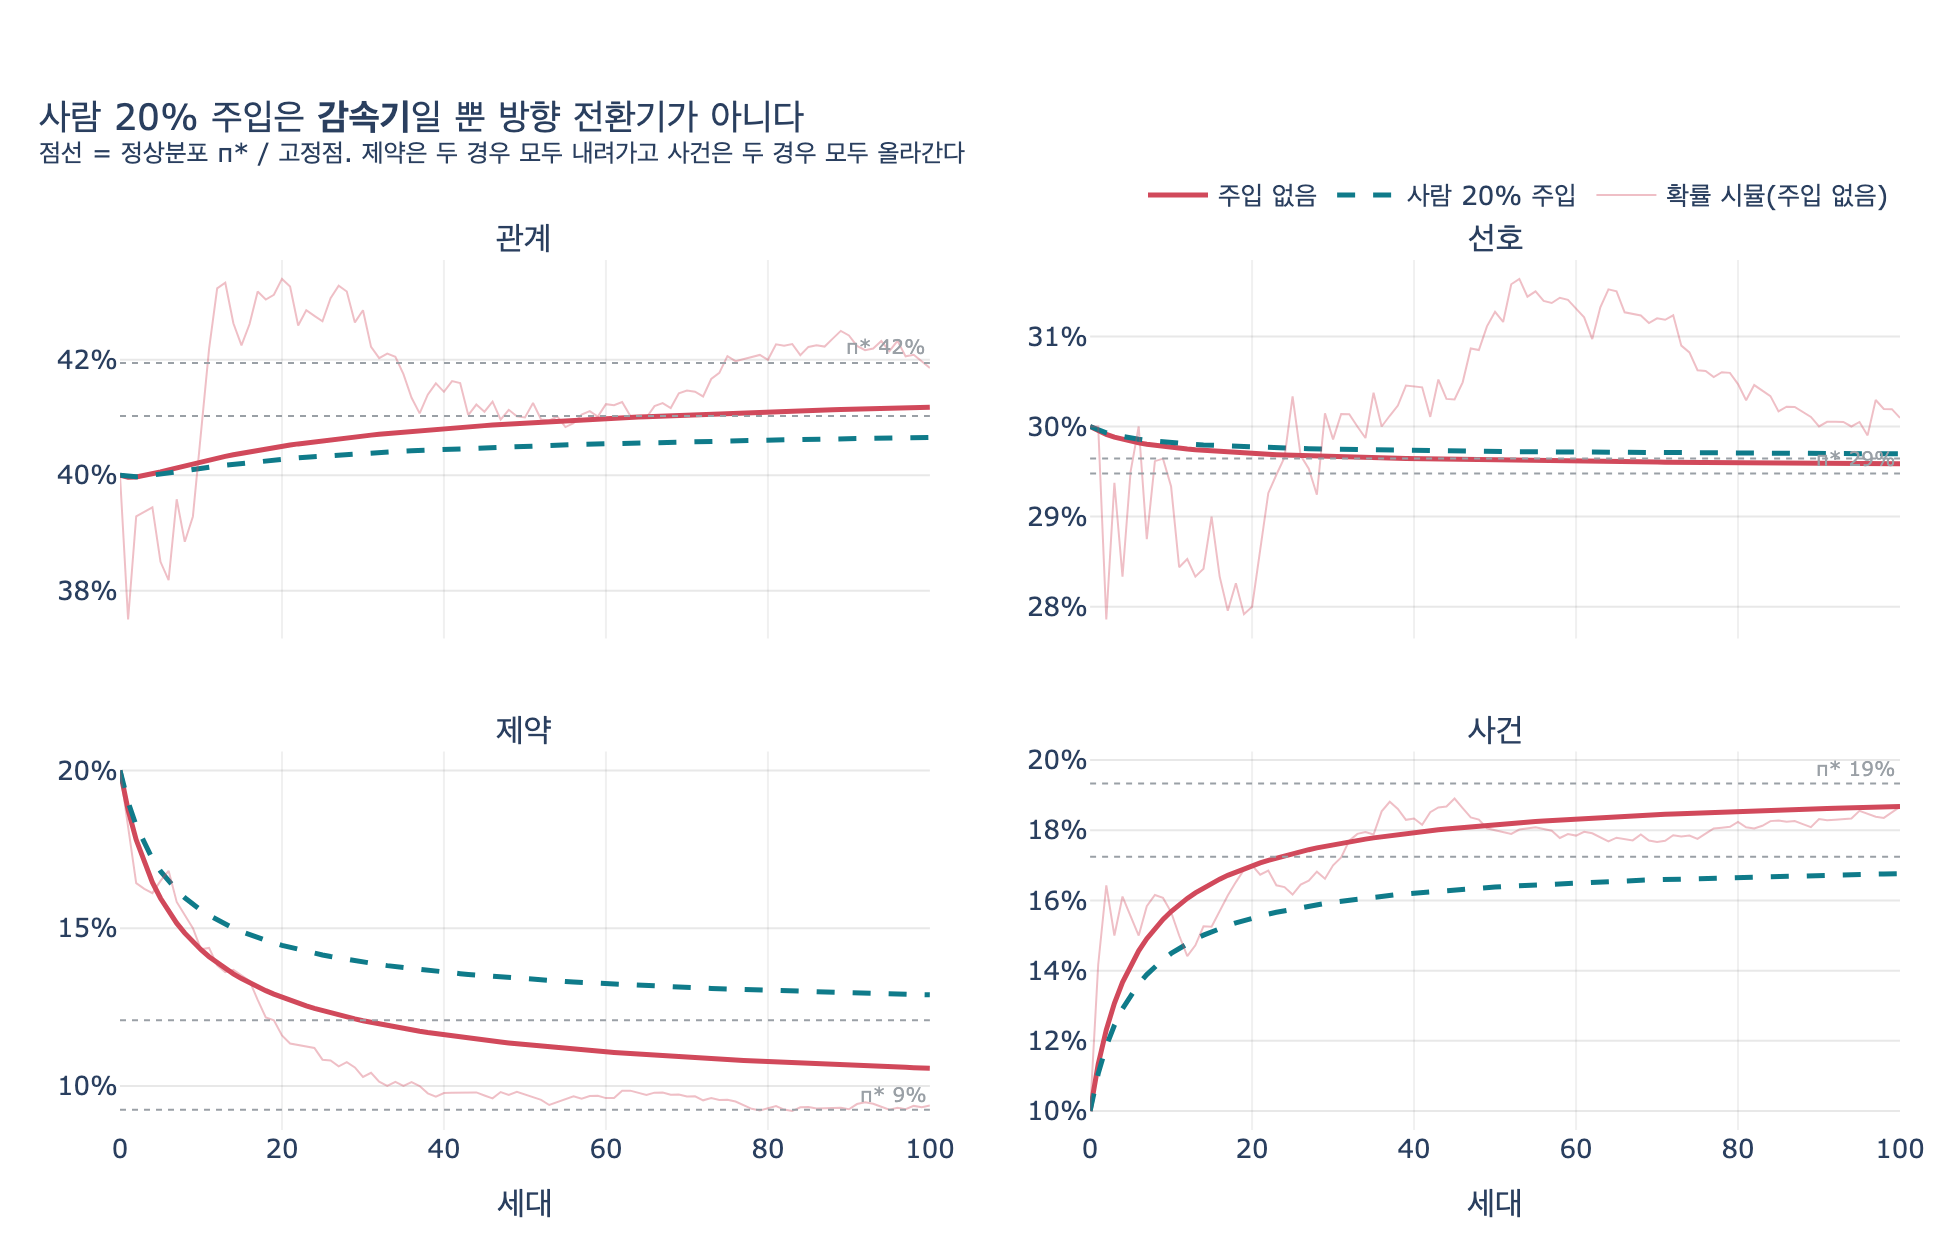

Write the Python code that produced this figure.
# %% [markdown]
# # 사람이 20%를 직접 넣으면 드리프트를 막을 수 있는가?
#
# **답: 막지 못한다. 감속은 되지만 방향은 그대로다. 개별 사실이 아니라 비율에 개입해야 한다.**
#
# 28장 `ex4_drift.py` 의 전이행렬을 그대로 재현하고, 거기에
# "사람이 매 세대 20%를 원래 분포로 직접 주입"하는 변형을 붙여 두 궤적을 비교한다.
#
# ## 왜 마르코프 체인인가
#
# 에이전트는 **그래프에서 하나를 읽고, 그것에 이끌려 새 사실을 쓴다**.
# 읽을 확률이 현재 분포 $\pi_t$ 에 비례하고, 읽은 종류 $i$ 가 종류 $j$ 를 낳을 확률이
# $P_{ij}$ 이면, 새로 쓰이는 사실의 분포는 정확히
#
# $$\pi_{t+1} = \pi_t P$$
#
# 이다. 즉 자기가 쓴 것을 다시 읽는 루프는 **전이행렬 $P$ 위의 마르코프 체인**이고,
# 드리프트의 종착점은 $P$ 의 좌고유벡터(정상분포) $\pi^\ast$ 다.
#
# $$\pi^\ast P = \pi^\ast, \qquad \sum_k \pi^\ast_k = 1$$
#
# ## 사람이 20%를 넣으면 무엇이 달라지나
#
# 사람이 매 세대 비율 $h$ 만큼을 **원래 분포** $s$ 로 직접 주입하면 생성 분포는
#
# $$q_t = (1-h)\,\pi_t P + h\,s$$
#
# 가 된다. 이건 여전히 **아핀 축약사상**이라 고정점이 하나 있고, 그 고정점은
#
# $$\pi^\ast_h \left( I - (1-h)P \right) = h\,s
# \quad\Longleftrightarrow\quad
# \pi^\ast_h = h\,s\left( I - (1-h)P \right)^{-1}$$
#
# 이다. 핵심은 $h < 1$ 인 한 $\pi^\ast_h \neq s$ 라는 점이다.
# 주입은 고정점을 $s$ **쪽으로 당길 뿐** $s$ 에 **도달시키지 못한다**.
# 그리고 수렴 속도를 정하는 스펙트럼 반경이 $|\lambda_2|$ 에서 $(1-h)|\lambda_2|$ 로 줄어드니
# **느려지기만 한다** — 이게 "감속은 되는데 방향은 그대로"의 정확한 의미다.

# %%
# 필요 패키지: numpy, plotly, kaleido
import numpy as np
import plotly.graph_objects as go
from plotly.subplots import make_subplots


def _show(fig):
    try:
        from IPython import get_ipython
        if get_ipython() is not None:
            fig.show()
    except ImportError:
        pass


# ex4_drift.py 와 동일한 설정
KINDS = ["관계", "선호", "제약", "사건"]
START = {"관계": 40, "선호": 30, "제약": 20, "사건": 10}
EMIT = {
    "관계": {"관계": 0.62, "선호": 0.18, "제약": 0.05, "사건": 0.15},
    "선호": {"관계": 0.20, "선호": 0.55, "제약": 0.10, "사건": 0.15},
    "제약": {"관계": 0.25, "선호": 0.20, "제약": 0.35, "사건": 0.20},
    "사건": {"관계": 0.40, "선호": 0.20, "제약": 0.05, "사건": 0.35},
}
GEN = 100
PER_GEN = 20

P = np.array([[EMIT[i][j] for j in KINDS] for i in KINDS])
s = np.array([START[k] for k in KINDS], dtype=float)
s /= s.sum()

print("전이행렬 P (행=읽은 종류, 열=쓰는 종류)")
print(f"{'':>6}" + "".join(f"{k:>8}" for k in KINDS))
for i, k in enumerate(KINDS):
    print(f"{k:>6}" + "".join(f"{P[i, j]:>8.2f}" for j in range(4)))
print("\n행 합:", P.sum(axis=1))
print("시작 분포 s:", {k: f"{v:.0%}" for k, v in zip(KINDS, s)})

# 출력:
# 전이행렬 P (행=읽은 종류, 열=쓰는 종류)
#             관계      선호      제약      사건
#     관계    0.62    0.18    0.05    0.15
#     선호    0.20    0.55    0.10    0.15
#     제약    0.25    0.20    0.35    0.20
#     사건    0.40    0.20    0.05    0.35
#
# 행 합: [1. 1. 1. 1.]
# 시작 분포 s: {'관계': '40%', '선호': '30%', '제약': '20%', '사건': '10%'}

# %% [markdown]
# ## 1. 정상분포 — 드리프트가 향하는 "방향"
#
# $\pi^\ast$ 는 $P^\top$ 의 고윳값 1 에 대응하는 고유벡터를 정규화해서 얻는다.
# 주입이 있는 경우의 고정점은 $\pi^\ast_h = h\,s (I-(1-h)P)^{-1}$ 로 바로 푼다.

# %%
def stationary(P):
    """P 의 좌고유벡터 (고윳값 1)."""
    w, v = np.linalg.eig(P.T)
    idx = np.argmin(np.abs(w - 1.0))
    pi = np.real(v[:, idx])
    return pi / pi.sum()


def fixed_point(P, s, h):
    """q = (1-h) pi P + h s 의 고정점. h=0 이면 정상분포."""
    if h == 0:
        return stationary(P)
    n = P.shape[0]
    return h * s @ np.linalg.inv(np.eye(n) - (1 - h) * P)


pi_star_0 = fixed_point(P, s, 0.0)
pi_star_20 = fixed_point(P, s, 0.2)

print(f"{'':>6}{'시작':>9}{'π* (주입 0%)':>15}{'π* (주입 20%)':>15}{'드리프트 부호':>15}")
print("-" * 62)
for i, k in enumerate(KINDS):
    d0 = pi_star_0[i] - s[i]
    d20 = pi_star_20[i] - s[i]
    sign = "↑ 증가" if d0 > 0 else "↓ 감소"
    print(f"{k:>6}{s[i]:>9.1%}{pi_star_0[i]:>14.1%}{pi_star_20[i]:>14.1%}{sign:>14}")

print("\n검증  π*P == π* :", np.allclose(pi_star_0 @ P, pi_star_0))
print("검증  0.8·π*P+0.2·s == π* :",
      np.allclose(0.8 * (pi_star_20 @ P) + 0.2 * s, pi_star_20))

# 두 고정점의 변화 방향이 같은가 (부호 일치 여부)
d0 = pi_star_0 - s
d20 = pi_star_20 - s
print("\n드리프트 벡터 부호가 전부 같은가:", np.all(np.sign(d0) == np.sign(d20)))
print("크기 비 (주입20% / 주입0%):",
      {k: round(float(v), 3) for k, v in zip(KINDS, d20 / d0)})
cos = d0 @ d20 / (np.linalg.norm(d0) * np.linalg.norm(d20))
print(f"두 드리프트 벡터의 코사인 유사도: {cos:.6f}   ← 1.0 이면 방향 완전 동일")

# 출력:
#              시작     π* (주입 0%)    π* (주입 20%)        드리프트 부호
# --------------------------------------------------------------
#     관계    40.0%         41.9%         41.0%          ↑ 증가
#     선호    30.0%         29.5%         29.6%          ↓ 감소
#     제약    20.0%          9.2%         12.1%          ↓ 감소
#     사건    10.0%         19.3%         17.2%          ↑ 증가
#
# 검증  π*P == π* : True
# 검증  0.8·π*P+0.2·s == π* : True
#
# 드리프트 벡터 부호가 전부 같은가: True
# 크기 비 (주입20% / 주입0%): {'관계': 0.528, '선호': 0.683, '제약': 0.736, '사건': 0.776}
# 두 드리프트 벡터의 코사인 유사도: 0.998837   ← 1.0 이면 방향 완전 동일

# %% [markdown]
# 여기서 답이 이미 나온다.
#
# * 주입 0%: 제약 20% → **9.2%**, 사건 10% → **19.3%**
# * 주입 20%: 제약 20% → **12.1%**, 사건 10% → **17.2%**
#
# 20%를 사람이 직접 넣어도 **제약은 여전히 내려가고 사건은 여전히 올라간다**.
# 드리프트 벡터의 부호가 전부 같고 코사인 유사도가 $0.9988$ — 사실상 **같은 방향**이다.
# 달라진 건 크기뿐이고, 제약 축에서는 $0.74$ 배로 줄었을 뿐이다.
# 개별 사실을 20% 넣는 개입은 **드리프트를 1/4쯤 깎는 감속기**이지 방향 전환기가 아니다.

# %% [markdown]
# ## 2. 100세대 시뮬레이션
#
# 실제 그래프는 세대마다 `PER_GEN=20` 개가 **누적**되므로, 세대 $t$ 의 총량을 $N_t$ 라 하면
#
# $$\pi_{t+1} = \frac{N_t \pi_t + 20\, q_t}{N_t + 20},
# \qquad q_t = (1-h)\,\pi_t P + h\,s$$
#
# 이다. 분모가 계속 커지므로 **관성**이 붙어 수렴이 느리다.
# 확률적 버전(`ex4_drift.py` 원본, seed=3)과 위 결정론적 기댓값 버전을 둘 다 돌린다.

# %%
import random


def step(counts, rng, human_share=0.0):
    """ex4_drift.py 원본 그대로."""
    new = dict(counts)
    for _ in range(PER_GEN):
        if rng.random() < human_share:
            k = rng.choices(KINDS, [START[x] for x in KINDS])[0]
            new[k] += 1
            continue
        seed = rng.choices(KINDS, [counts[x] for x in KINDS])[0]
        emit = EMIT[seed]
        k = rng.choices(KINDS, [emit[x] for x in KINDS])[0]
        new[k] += 1
    return new


def run_stochastic(human_share, seed=3):
    rng = random.Random(seed)
    c = dict(START)
    traj = [np.array([START[k] for k in KINDS], dtype=float) / 100]
    for _ in range(GEN):
        c = step(c, rng, human_share)
        t = sum(c.values())
        traj.append(np.array([c[k] / t for k in KINDS]))
    return np.array(traj)


def run_deterministic(human_share):
    """같은 과정의 기댓값 궤적. 노이즈 없이 방향만 본다."""
    N = float(sum(START.values()))
    pi = np.array([START[k] for k in KINDS], dtype=float) / N
    traj = [pi.copy()]
    for _ in range(GEN):
        q = (1 - human_share) * (pi @ P) + human_share * s
        pi = (N * pi + PER_GEN * q) / (N + PER_GEN)
        N += PER_GEN
        traj.append(pi.copy())
    return np.array(traj)


sto_0, sto_20 = run_stochastic(0.0), run_stochastic(0.2)
det_0, det_20 = run_deterministic(0.0), run_deterministic(0.2)


def table(title, traj):
    print(f"\n[{title}]")
    print(f"{'세대':>5}" + "".join(f"{k:>9}" for k in KINDS))
    print("-" * 41)
    for g in (0, 1, 10, 50, 100):
        print(f"{g:>5}" + "".join(f"{traj[g][i]:>8.0%}" for i in range(4)))


table("확률 시뮬 · 사람 개입 0%", sto_0)
table("확률 시뮬 · 사람 개입 20%", sto_20)
table("기댓값 · 사람 개입 0%", det_0)
table("기댓값 · 사람 개입 20%", det_20)

# 출력:
# [확률 시뮬 · 사람 개입 0%]      ← ex4_drift.py 원본과 동일 (제약 9%, 사건 19%)
#    세대       관계       선호       제약       사건
# -----------------------------------------
#     0     40%     30%     20%     10%
#     1     38%     30%     18%     14%
#    10     41%     29%     14%     16%
#    50     41%     31%     10%     18%
#   100     42%     30%      9%     19%
#
# [확률 시뮬 · 사람 개입 20%]     ← 원본과 동일 (제약 12%)
#    세대       관계       선호       제약       사건
# -----------------------------------------
#     0     40%     30%     20%     10%
#     1     37%     32%     19%     12%
#    10     41%     32%     14%     13%
#    50     41%     29%     13%     18%
#   100     42%     29%     12%     17%
#
# [기댓값 · 사람 개입 0%]
#    세대       관계       선호       제약       사건
# -----------------------------------------
#     0     40%     30%     20%     10%
#     1     40%     30%     19%     11%
#    10     40%     30%     14%     16%
#    50     41%     30%     11%     18%
#   100     41%     30%     11%     19%
#
# [기댓값 · 사람 개입 20%]
#    세대       관계       선호       제약       사건
# -----------------------------------------
#     0     40%     30%     20%     10%
#     1     40%     30%     19%     11%
#    10     40%     30%     16%     14%
#    50     41%     30%     13%     16%
#   100     41%     30%     13%     17%

# %% [markdown]
# ## 3. "감속" 을 숫자로 — 제약이 10% 경보선을 언제 뚫나

# %%
ALARM = 0.10  # 제약 비율 경보선
ci = KINDS.index("제약")


def cross(traj, level=ALARM):
    below = np.where(traj[:, ci] < level)[0]
    return int(below[0]) if len(below) else None


print("제약 비율이 10% 아래로 내려가는 시점 (기댓값 궤적, 세대)")
for h, traj in ((0.0, det_0), (0.2, det_20), (0.5, run_deterministic(0.5))):
    g = cross(traj)
    print(f"  사람 개입 {h:>4.0%}  →  {'도달 안 함 (100세대 내)' if g is None else f'{g}세대'}"
          f"   |  100세대 제약 {traj[-1][ci]:.1%}  |  고정점 {fixed_point(P, s, h)[ci]:.1%}")

print("\n제약 감소분 중 사람 개입이 되돌린 비율")
for h in (0.1, 0.2, 0.3, 0.5, 0.8):
    lost0 = s[ci] - fixed_point(P, s, 0.0)[ci]
    lost_h = s[ci] - fixed_point(P, s, h)[ci]
    print(f"  개입 {h:>4.0%}  →  제약 고정점 {fixed_point(P, s, h)[ci]:>6.1%}"
          f"   (손실 {lost_h / lost0:>5.1%} 만큼 남음, 방향 동일)")

# 출력:
# 제약 비율이 10% 아래로 내려가는 시점 (기댓값 궤적, 세대)
#   사람 개입   0%  →  도달 안 함 (100세대 내)   |  100세대 제약 10.6%  |  고정점 9.2%
#   사람 개입  20%  →  도달 안 함 (100세대 내)   |  100세대 제약 12.9%  |  고정점 12.1%
#   사람 개입  50%  →  도달 안 함 (100세대 내)   |  100세대 제약 15.9%  |  고정점 15.6%
#   (확률 시뮬에서는 주입 0% 가 50세대에 10%를 찍고 100세대에 9%로 내려간다)
#
# 제약 감소분 중 사람 개입이 되돌린 비율
#   개입  10%  →  제약 고정점  10.7%   (손실 86.3% 만큼 남음, 방향 동일)
#   개입  20%  →  제약 고정점  12.1%   (손실 73.6% 만큼 남음, 방향 동일)
#   개입  30%  →  제약 고정점  13.3%   (손실 61.9% 만큼 남음, 방향 동일)
#   개입  50%  →  제약 고정점  15.6%   (손실 41.1% 만큼 남음, 방향 동일)
#   개입  80%  →  제약 고정점  18.4%   (손실 14.8% 만큼 남음, 방향 동일)

# %% [markdown]
# 개입을 **80%까지** 올려도 제약은 20%로 돌아오지 않고 18.4%에서 멈춘다.
# "사람이 5분의 4를 직접 쓴다"는 건 자동 확장을 포기한다는 뜻인데도 방향은 그대로다.
# **개별 사실을 더 많이 넣는 것으로는 이 문제를 풀 수 없다.**

# %% [markdown]
# ## 4. 진짜 해법 — 비율에 개입한다
#
# 개별 사실(레벨)이 아니라 **전이행렬 자체(비율)** 에 손을 대면 어떻게 되나.
# 28장이 제시한 대응은 두 가지다.
#
# * 관계가 전체의 55%를 넘으면 **관계 쓰기를 멈춘다** → 행렬의 관계 열을 잘라 재정규화
# * 제약이 10% 아래로 내려가면 **경보를 울린다** → 제약 열에 하한을 강제
#
# 아래는 "제약이 하한 $c$ 아래면 그 세대의 쓰기에서 제약 비율을 $c$ 로 강제하고
# 나머지를 비례 축소" 하는 비율 개입이다. 개입량은 20%보다 훨씬 작다.

# %%
def run_quota(floor=0.15, cap_rel=0.55):
    """비율 개입: 제약에 하한, 관계에 상한을 두고 생성 분포 자체를 교정."""
    N = float(sum(START.values()))
    pi = np.array([START[k] for k in KINDS], dtype=float) / N
    traj = [pi.copy()]
    ri = KINDS.index("관계")
    intervened = 0.0
    for _ in range(GEN):
        q = pi @ P
        base = q.copy()
        if pi[ci] < floor:          # 제약 하한
            q[ci] = floor
        if pi[ri] > cap_rel:        # 관계 상한
            q[ri] = 0.0
        rest = [i for i in range(4) if i not in {ci, ri} or q[i] == base[i]]
        room = 1.0 - sum(q[i] for i in range(4) if i not in rest)
        tot = sum(base[i] for i in rest)
        for i in rest:
            q[i] = base[i] * room / tot if tot else 0.0
        intervened += np.abs(q - base).sum() / 2
        pi = (N * pi + PER_GEN * q) / (N + PER_GEN)
        N += PER_GEN
        traj.append(pi.copy())
    return np.array(traj), intervened / GEN


quota, avg_touch = run_quota()
table("비율 개입 (제약 하한 15%)", quota)
print(f"\n평균 개입량(세대당 재배치된 확률질량): {avg_touch:.1%}"
      f"   ← 사람이 직접 쓴 20% 개입보다 작다")
print(f"100세대 제약 비율:  주입20% {det_20[-1][ci]:.1%}   비율개입 {quota[-1][ci]:.1%}")

# 출력:
# [비율 개입 (제약 하한 15%)]
#    세대       관계       선호       제약       사건
# -----------------------------------------
#     0     40%     30%     20%     10%
#     1     40%     30%     19%     11%
#    10     40%     30%     15%     16%
#    50     39%     28%     15%     18%
#   100     39%     28%     15%     18%
#
# 평균 개입량(세대당 재배치된 확률질량): 3.8%   ← 사람이 직접 쓴 20% 개입보다 작다
# 100세대 제약 비율:  주입20% 12.9%   비율개입 15.0%

# %% [markdown]
# 세대당 평균 **3.8%** 의 확률질량만 재배치했는데, 20%를 사람이 직접 쓴 것보다
# 제약 비율을 더 잘 지켰다. 그리고 이건 우연이 아니라 구조적이다.
# 개별 사실 주입은 $\pi$ 에 상수를 더할 뿐이고, 비율 개입은 $P$ 를 바꿔
# **정상분포 자체를 옮긴다**.

# %%
# --- 시각화 -------------------------------------------------------------
COLORS = {"주입 없음": "#D1495B", "20% 주입": "#0F7B8A", "고정점": "#9AA0A6"}

fig = make_subplots(
    rows=2, cols=2, subplot_titles=[f"{k}" for k in KINDS],
    shared_xaxes=True, vertical_spacing=0.13, horizontal_spacing=0.09,
)
gens = np.arange(GEN + 1)

for idx, k in enumerate(KINDS):
    r, c_ = idx // 2 + 1, idx % 2 + 1
    first = idx == 0
    fig.add_trace(go.Scatter(
        x=gens, y=det_0[:, idx], mode="lines", name="주입 없음",
        line=dict(color=COLORS["주입 없음"], width=2.5),
        legendgroup="a", showlegend=first,
        hovertemplate="세대 %{x} · %{y:.1%}<extra>주입 없음</extra>"), row=r, col=c_)
    fig.add_trace(go.Scatter(
        x=gens, y=det_20[:, idx], mode="lines", name="사람 20% 주입",
        line=dict(color=COLORS["20% 주입"], width=2.5, dash="dash"),
        legendgroup="b", showlegend=first,
        hovertemplate="세대 %{x} · %{y:.1%}<extra>20% 주입</extra>"), row=r, col=c_)
    # 확률 시뮬 궤적은 옅게
    fig.add_trace(go.Scatter(
        x=gens, y=sto_0[:, idx], mode="lines", name="확률 시뮬(주입 없음)",
        line=dict(color=COLORS["주입 없음"], width=1), opacity=0.35,
        legendgroup="c", showlegend=first, hoverinfo="skip"), row=r, col=c_)
    # 정상분포 / 고정점 수평선
    for y, dash in ((pi_star_0[idx], "dot"), (pi_star_20[idx], "dot")):
        fig.add_hline(y=y, line=dict(color=COLORS["고정점"], width=1, dash=dash),
                      row=r, col=c_)
    fig.add_annotation(
        x=GEN, y=pi_star_0[idx], text=f"π* {pi_star_0[idx]:.0%}", row=r, col=c_,
        xanchor="right", yanchor="bottom", showarrow=False,
        font=dict(size=10, color=COLORS["고정점"]))
    fig.update_yaxes(tickformat=".0%", row=r, col=c_,
                     gridcolor="rgba(128,128,128,0.18)", zeroline=False)
    fig.update_xaxes(row=r, col=c_, gridcolor="rgba(128,128,128,0.12)",
                     zeroline=False)

fig.update_layout(
    title=dict(
        text="사람 20% 주입은 <b>감속기</b>일 뿐 방향 전환기가 아니다"
             "<br><sup>점선 = 정상분포 π* / 고정점. "
             "제약은 두 경우 모두 내려가고 사건은 두 경우 모두 올라간다</sup>",
        x=0.02, xanchor="left"),
    template="plotly_white", height=620, width=980,
    font=dict(size=13),
    legend=dict(orientation="h", yanchor="bottom", y=1.04, xanchor="right", x=1),
    margin=dict(t=130, l=60, r=30, b=50),
    hovermode="x unified",
)
fig.update_xaxes(title_text="세대", row=2, col=1)
fig.update_xaxes(title_text="세대", row=2, col=2)

_show(fig)

import os
_png = os.path.join(os.path.dirname(os.path.abspath(__file__))
                    if "__file__" in dir() else ".", "expy.png")
fig.write_image(_png, scale=2)
print("저장:", _png)

# 출력:
# 저장: .../2cd0aadb-028f-4838-ab52-9989241065b6/expy.png

# %% [markdown]
# ## 정리
#
# | | 제약 (시작 20%) | 사건 (시작 10%) | 방향 |
# |---|---|---|---|
# | 주입 없음 $\pi^\ast_0$ | **9.2%** | **19.3%** | 제약↓ 사건↑ |
# | 사람 20% 주입 $\pi^\ast_{0.2}$ | **12.1%** | **17.2%** | 제약↓ 사건↑ (**동일**) |
# | 사람 80% 주입 | 18.4% | — | 제약↓ (**동일**) |
# | 비율 개입 (제약 하한 15%) | **15.0%**, 개입량 3.8% | — | **막힘** |
#
# 1. 드리프트의 방향은 **전이행렬 $P$ 의 구조**가 정한다. 시작 분포도, 주입되는 사실의
#    내용도 아니다. 방향은 $P$ 의 좌고유벡터라는 **하나의 벡터**로 결정돼 있다.
# 2. 개별 사실을 $h$ 만큼 주입하는 건 $\pi$ 를 $s$ 쪽으로 $h$ 만큼 끌어당기는 것이라
#    고정점을 **선분 위에서 조금 움직일 뿐** 부호를 뒤집지 못한다.
#    코사인 유사도 $0.9988$ — 방향은 문자 그대로 그대로다.
# 3. 그리고 수렴만 $(1-h)$ 배로 느려진다. **감속**의 정체가 이것이다.
#    "가끔 사람이 확인한다"는 결국 "망가지는 데 더 오래 걸린다"일 뿐이다.
# 4. 방향을 바꾸려면 $P$ 를 건드려야 한다. 즉 **종류별 비율 상한/하한**이다.
#    3.8%의 개입으로 20% 주입보다 나은 결과가 나온 이유다.
# 5. 실무 함의: 매일 종류별 비율을 재는 쿼리 한 줄을 돌리고,
#    관계 > 55% 이면 쓰기를 멈추고 제약 < 10% 이면 경보를 울린다.
#    **이 지표가 없으면 "묽어지는" 것을 영영 못 본다.**
